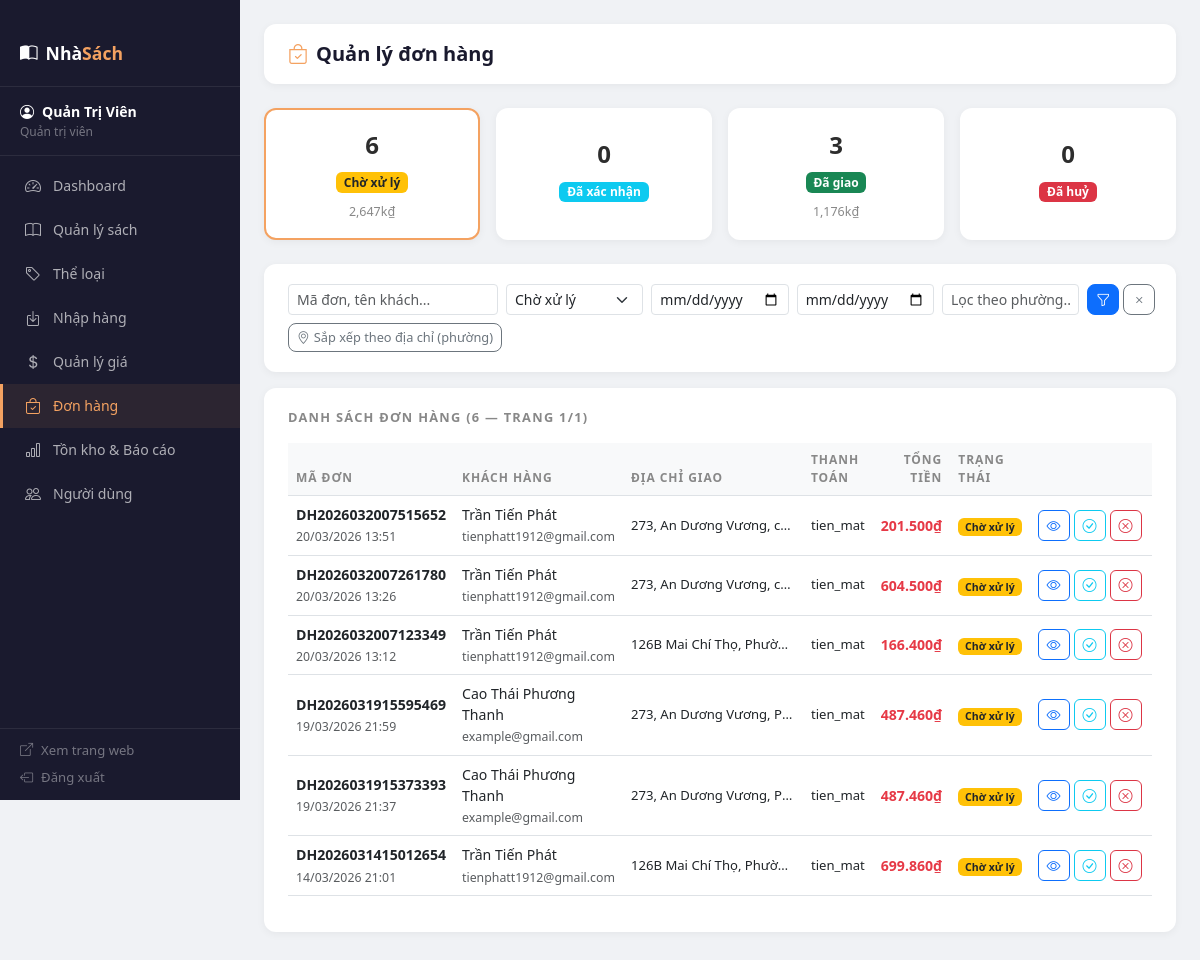
The app's page /admin/orders.php?trang_thai=cho_xu_ly (signed in), older data.
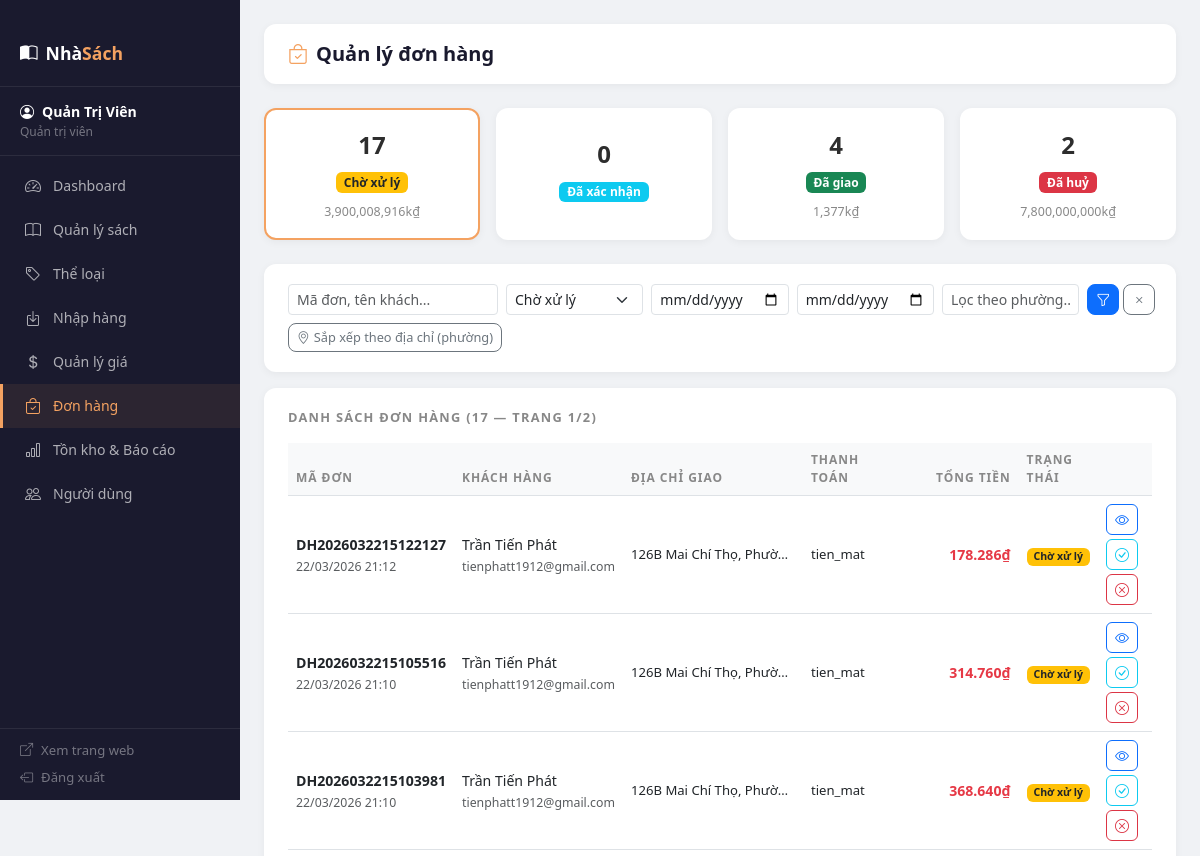
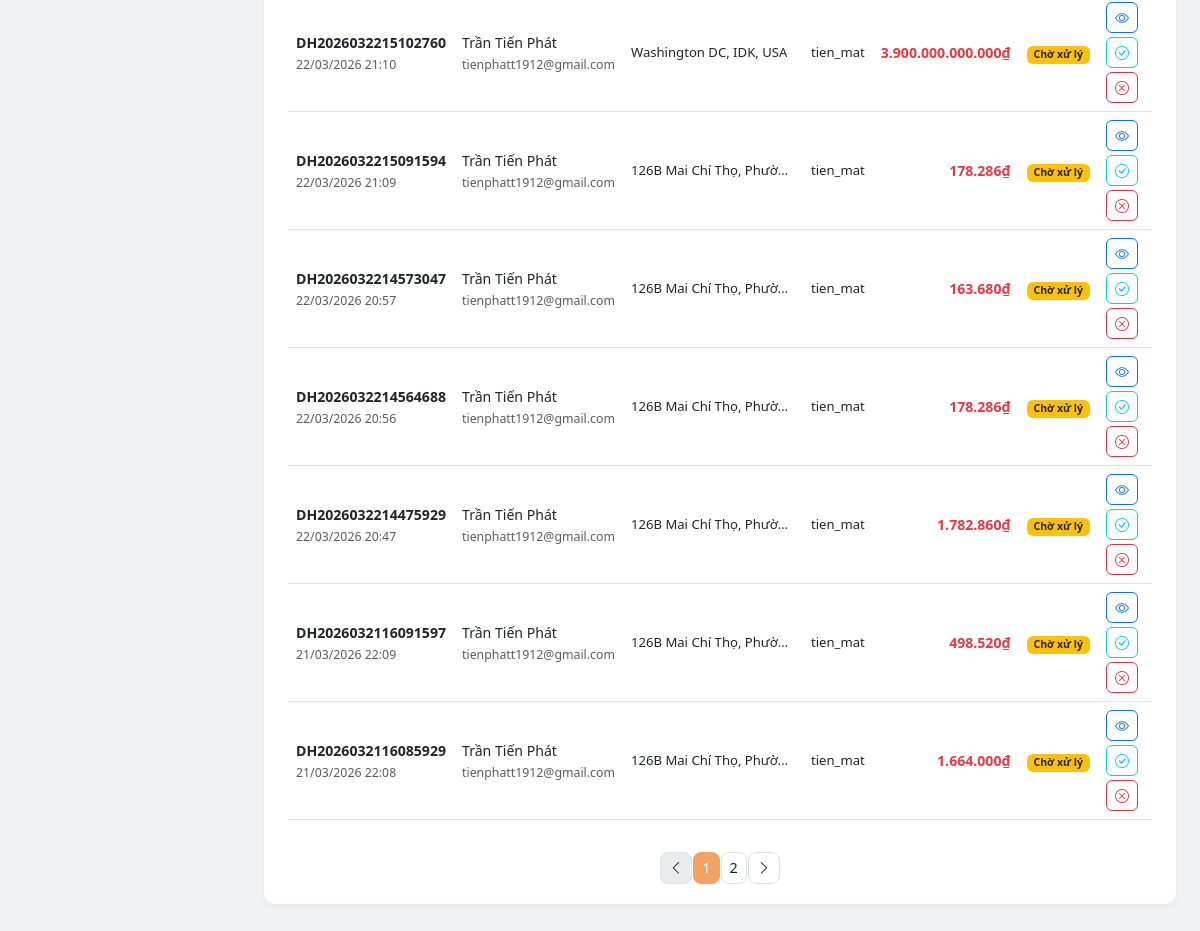
The same page, newer data (2 pictures, top to bottom).
### tables this page shows
CREATE TABLE `don_hang` (
  `id` int(11) NOT NULL,
  `ma_don` varchar(20) NOT NULL,
  `khach_hang_id` int(11) NOT NULL,
  `ngay_dat` datetime DEFAULT current_timestamp(),
  `ten_nguoi_nhan` varchar(100) NOT NULL,
  `so_dien_thoai` varchar(15) NOT NULL,
  `dia_chi` varchar(255) NOT NULL,
  `phuong_xa` varchar(100) DEFAULT NULL,
  `tinh_tp` varchar(100) DEFAULT NULL,
  `phuong_thuc_tt` enum('tien_mat','chuyen_khoan','truc_tuyen') NOT NULL DEFAULT 'tien_mat',
  `tong_tien` decimal(15,2) NOT NULL,
  `trang_thai` enum('cho_xu_ly','da_xac_nhan','da_giao','da_huy') NOT NULL DEFAULT 'cho_xu_ly',
  `ghi_chu` text DEFAULT NULL
);

CREATE TABLE `khach_hang` (
  `id` int(11) NOT NULL,
  `ho_ten` varchar(100) NOT NULL,
  `email` varchar(150) NOT NULL,
  `mat_khau` varchar(255) NOT NULL,
  `so_dien_thoai` varchar(15) DEFAULT NULL,
  `dia_chi` varchar(255) DEFAULT NULL,
  `phuong_xa` varchar(100) DEFAULT NULL,
  `tinh_tp` varchar(100) DEFAULT NULL,
  `bi_khoa` tinyint(1) NOT NULL DEFAULT 0,
  `trang_thai` tinyint(1) NOT NULL DEFAULT 1,
  `ngay_tao` datetime NOT NULL DEFAULT current_timestamp()
);

### admin/includes/admin_search_helper.php (called while the page is built, shortened)
<?php
function admin_paginate_rows(array $rows, int $page, int $perPage): array
{
    $total = count($rows);
    $totalPage = max(1, (int) ceil($total / max(1, $perPage)));
    $page = max(1, min($page, $totalPage));
    $offset = ($page - 1) * $perPage;
    return [
        'items' => array_slice($rows, $offset, $perPage),
        'total' => $total,
        'total_page' => $totalPage,
        'page' => $page,
        'offset' => $offset,
    ];
}

### admin/orders.php (the view, shortened to what the changed rows need)
<?php
require_once 'includes/admin_header.php';
require_once __DIR__ . '/includes/admin_search_helper.php';
    ?>
    <?php
$trang_thai_info = [
    'cho_xu_ly'   => ['label' => 'Chờ xử lý',   'class' => 'bg-warning text-dark', 'icon' => 'bi-hourglass-split'],
    'da_xac_nhan' => ['label' => 'Đã xác nhận',  'class' => 'bg-info text-white',   'icon' => 'bi-check-circle'],
    'da_giao'     => ['label' => 'Đã giao',       'class' => 'bg-success text-white','icon' => 'bi-truck'],
    'da_huy'      => ['label' => 'Đã huỷ',       'class' => 'bg-danger text-white', 'icon' => 'bi-x-circle'],
];
    ?>
    <?php
$filter_tt    = $_GET['trang_thai'] ?? 'tat_ca';
$per_page     = 10;
$trang_hien   = max(1, (int)($_GET['trang'] ?? 1));
$where  = ["1=1"];
$params = [];
if ($filter_tt !== 'tat_ca')    { $where[] = "dh.trang_thai = ?"; $params[] = $filter_tt; }
$sort = in_array($_GET['sort'] ?? '', ['phuong']) ? 'dh.phuong_xa ASC' : 'dh.ngay_dat DESC';
$where_sql = implode(' AND ', $where);
$don_hangs = $pdo->prepare("
    SELECT dh.id, dh.ma_don, dh.ngay_dat, dh.tong_tien, dh.trang_thai,
           CONCAT(dh.dia_chi, ', ', COALESCE(dh.phuong_xa,''), ', ', COALESCE(dh.tinh_tp,'')) AS dia_chi_giao, dh.phuong_thuc_tt,
           kh.ho_ten, kh.email
    FROM don_hang dh
    JOIN khach_hang kh ON kh.id = dh.khach_hang_id
    WHERE $where_sql
    ORDER BY $sort
");
$don_hangs->execute($params);
$don_hangs = $don_hangs->fetchAll();
$pagination = admin_paginate_rows($don_hangs, $trang_hien, $per_page);
$total = $pagination['total'];
$total_page = $pagination['total_page'];
$trang_hien = $pagination['page'];
$don_hangs = $pagination['items'];
$stats = $pdo->query("
    SELECT trang_thai, COUNT(*) AS cnt, COALESCE(SUM(tong_tien),0) AS tong
    FROM don_hang GROUP BY trang_thai
")->fetchAll();
$stats_map = [];
foreach ($stats as $st) $stats_map[$st['trang_thai']] = $st;
?>
<div class="row g-3 mb-4">
  <?php foreach ($trang_thai_info as $key => $info):
    $cnt  = $stats_map[$key]['cnt']  ?? 0;
    $tong = $stats_map[$key]['tong'] ?? 0;
  ?>
  <div class="col-6 col-lg-3">
    <a href="/nhasach/admin/orders.php?trang_thai=<?= $key ?>" class="text-decoration-none admin-stat-link">
      <div class="admin-card admin-stat-card text-center py-3" style="cursor:pointer; <?= $filter_tt === $key ? 'border:2px solid #f4a261;' : '' ?>">
        <div style="font-size:1.5rem; font-weight:700;"><?= $cnt ?></div>
        <div><span class="badge <?= $info['class'] ?>"><?= $info['label'] ?></span></div>
        <div style="font-size:.78rem; color:#888; margin-top:4px;">
          <?= $tong > 0 ? number_format($tong/1000, 0) . 'k₫' : '' ?>
        </div>
      </div>
    </a>
  </div>
  <?php endforeach; ?>
</div>
<div class="admin-card">
  <div class="card-title">Danh sách đơn hàng (<?= $total ?> — trang <?= $trang_hien ?>/<?= $total_page ?>)</div>
  <?php if (empty($don_hangs)): ?>
    <p class="text-muted text-center py-4">Không có đơn hàng nào.</p>
  <?php else: ?>
    <div class="table-responsive">
      <table class="table admin-table table-hover">
        <thead>
          <tr>
            <th>Mã đơn</th>
            <th>Khách hàng</th>
            <th>Địa chỉ giao</th>
            <th>Thanh toán</th>
            <th class="text-end">Tổng tiền</th>
            <th>Trạng thái</th>
            <th style="width:130px;"></th>
          </tr>
        </thead>
        <tbody>
          <?php foreach ($don_hangs as $don): ?>
          <tr>
            <td>
              <strong><?= htmlspecialchars($don['ma_don']) ?></strong><br>
              <small class="text-muted"><?= date('d/m/Y H:i', strtotime($don['ngay_dat'])) ?></small>
            </td>
            <td>
              <div style="font-size:.88rem;"><?= htmlspecialchars($don['ho_ten']) ?></div>
              <small class="text-muted"><?= htmlspecialchars($don['email']) ?></small>
            </td>
            <td style="font-size:.82rem; max-width:180px;" class="text-truncate" title="<?= htmlspecialchars($don['dia_chi_giao']) ?>">
              <?= htmlspecialchars($don['dia_chi_giao']) ?>
            </td>
            <td style="font-size:.82rem;"><?= htmlspecialchars($don['phuong_thuc_tt'] ?? '—') ?></td>
            <td class="text-end" style="color:#e63946; font-weight:600;">
              <?= number_format($don['tong_tien'], 0, ',', '.') ?>₫
            </td>
            <td>
              <span class="badge <?= $trang_thai_info[$don['trang_thai']]['class'] ?>">
                <?= $trang_thai_info[$don['trang_thai']]['label'] ?>
              </span>
            </td>
            <td>
              <div class="d-flex gap-1 flex-wrap">
                <a href="/nhasach/admin/orders.php?id=<?= $don['id'] ?>"
                   class="btn btn-sm btn-outline-primary" style="border-radius:6px;" title="Xem chi tiết">
                  <i class="bi bi-eye"></i>
                </a>
                <?php if ($don['trang_thai'] === 'cho_xu_ly'): ?>
                  <button type="button" class="btn btn-sm btn-outline-info" style="border-radius:6px;" title="Xác nhận"
                          onclick="doAction(<?= $don['id'] ?>, 'xac_nhan', this)">
                    <i class="bi bi-check-circle"></i>
                  </button>
                <?php endif; ?>
                <?php if (in_array($don['trang_thai'], ['cho_xu_ly','da_xac_nhan'])): ?>
                  <button type="button" class="btn btn-sm btn-outline-danger" style="border-radius:6px;" title="Huỷ"
                          onclick="doAction(<?= $don['id'] ?>, 'huy', this, true)">
                    <i class="bi bi-x-circle"></i>
                  </button>
                <?php endif; ?>
              </div>
            </td>
          </tr>
          <?php endforeach; ?>
        </tbody>
      </table>
    </div>
    <?php if ($total_page > 1): ?>
    <nav class="d-flex justify-content-center mt-3">
      <ul class="pagination pagination-sm mb-0">
        <li class="page-item <?= $trang_hien <= 1 ? 'disabled' : '' ?>">
          <a class="page-link" href="?<?= http_build_query(array_merge($_GET, ['trang' => $trang_hien - 1])) ?>"><i class="bi bi-chevron-left"></i></a>
        </li>
        <?php for ($p = max(1, $trang_hien - 2); $p <= min($total_page, $trang_hien + 2); $p++): ?>
          <li class="page-item <?= $p === $trang_hien ? 'active' : '' ?>">
            <a class="page-link" href="?<?= http_build_query(array_merge($_GET, ['trang' => $p])) ?>"><?= $p ?></a>
          </li>
        <?php endfor; ?>
        <li class="page-item <?= $trang_hien >= $total_page ? 'disabled' : '' ?>">
          <a class="page-link" href="?<?= http_build_query(array_merge($_GET, ['trang' => $trang_hien + 1])) ?>"><i class="bi bi-chevron-right"></i></a>
        </li>
      </ul>
    </nav>
    <?php endif; ?>
  <?php endif; ?>
</div>
<?php
require_once 'includes/admin_footer.php';
?>

### admin/includes/admin_header.php (shortened to what the changed rows need)
<?php
$current_page = basename($_SERVER['PHP_SELF']);
$nav_items = [
    ['file' => 'index.php',     'icon' => 'bi-speedometer2',  'label' => 'Dashboard'],
    ['file' => 'products.php',  'icon' => 'bi-book',          'label' => 'Quản lý sách'],
    ['file' => 'categories.php','icon' => 'bi-tag',           'label' => 'Thể loại'],
    ['file' => 'import.php',    'icon' => 'bi-box-arrow-in-down','label' => 'Nhập hàng'],
    ['file' => 'prices.php',    'icon' => 'bi-currency-dollar','label' => 'Quản lý giá'],
    ['file' => 'orders.php',    'icon' => 'bi-bag-check',     'label' => 'Đơn hàng'],
    ['file' => 'inventory.php', 'icon' => 'bi-bar-chart',     'label' => 'Tồn kho & Báo cáo'],
    ['file' => 'users.php',     'icon' => 'bi-people',        'label' => 'Người dùng'],
];
?>
<!DOCTYPE html>
<html lang="vi">
<head>
  <link href="https://cdn.jsdelivr.net/npm/bootstrap@5.3.0/dist/css/bootstrap.min.css" rel="stylesheet">
  <link href="https://cdn.jsdelivr.net/npm/bootstrap-icons@1.10.5/font/bootstrap-icons.css" rel="stylesheet">
  <link href="/nhasach/assets/css/style.css" rel="stylesheet">
</head>
<body>
<div class="admin-sidebar">
  <nav class="sidebar-nav">
    <?php foreach ($nav_items as $item): ?>
      <a href="/nhasach/admin/<?= $item['file'] ?>"
         class="admin-nav-link <?= $current_page === $item['file'] ? 'active' : '' ?>">
        <i class="bi <?= $item['icon'] ?>"></i>
        <?= $item['label'] ?>
      </a>
    <?php endforeach; ?>
  </nav>
</div>
<div class="admin-content">

Row changes from the older to the newer data that the page shows:
no longer on this page (row edited): don_hang: ma_don "DH2026032007515652", ngay_dat "20/03/2026 13:51", khach_hang.ho_ten "Trần Tiến Phát", khach_hang.email "tienphatt1912@gmail.com", dia_chi_giao "273, An Dương Vương, c…", phuong_thuc_tt "tien_mat", tong_tien "201.500", trang_thai "Chờ xử lý"
no longer on this page (row unchanged): don_hang: ma_don "DH2026032007261780", ngay_dat "20/03/2026 13:26", khach_hang.ho_ten "Trần Tiến Phát", khach_hang.email "tienphatt1912@gmail.com", dia_chi_giao "273, An Dương Vương, c…", phuong_thuc_tt "tien_mat", tong_tien "604.500", trang_thai "Chờ xử lý"
no longer on this page (row unchanged): don_hang: ma_don "DH2026032007123349", ngay_dat "20/03/2026 13:12", khach_hang.ho_ten "Trần Tiến Phát", khach_hang.email "tienphatt1912@gmail.com", dia_chi_giao "126B Mai Chí Thọ, Phườ…", phuong_thuc_tt "tien_mat", tong_tien "166.400", trang_thai "Chờ xử lý"
no longer on this page (row unchanged): don_hang: ma_don "DH2026031915595469", ngay_dat "19/03/2026 21:59", khach_hang.ho_ten "Cao Thái Phương Thanh", khach_hang.email "example@gmail.com", dia_chi_giao "273, An Dương Vương, P…", phuong_thuc_tt "tien_mat", tong_tien "487.460", trang_thai "Chờ xử lý"
no longer on this page (row unchanged): don_hang: ma_don "DH2026031915373393", ngay_dat "19/03/2026 21:37", khach_hang.ho_ten "Cao Thái Phương Thanh", khach_hang.email "example@gmail.com", dia_chi_giao "273, An Dương Vương, P…", phuong_thuc_tt "tien_mat", tong_tien "487.460", trang_thai "Chờ xử lý"
no longer on this page (row unchanged): don_hang: ma_don "DH2026031415012654", ngay_dat "14/03/2026 21:01", khach_hang.ho_ten "Trần Tiến Phát", khach_hang.email "tienphatt1912@gmail.com", dia_chi_giao "126B Mai Chí Thọ, Phườ…", phuong_thuc_tt "tien_mat", tong_tien "699.860", trang_thai "Chờ xử lý"
added don_hang: ma_don "DH2026032215122127", ngay_dat "22/03/2026 21:12", khach_hang.ho_ten "Trần Tiến Phát", khach_hang.email "tienphatt1912@gmail.com", dia_chi_giao "126B Mai Chí Thọ, Phườ…", phuong_thuc_tt "tien_mat", tong_tien "178.286", trang_thai "Chờ xử lý"
added don_hang: ma_don "DH2026032215105516", ngay_dat "22/03/2026 21:10", khach_hang.ho_ten "Trần Tiến Phát", khach_hang.email "tienphatt1912@gmail.com", dia_chi_giao "126B Mai Chí Thọ, Phườ…", phuong_thuc_tt "tien_mat", tong_tien "314.760", trang_thai "Chờ xử lý"
added don_hang: ma_don "DH2026032215103981", ngay_dat "22/03/2026 21:10", khach_hang.ho_ten "Trần Tiến Phát", khach_hang.email "tienphatt1912@gmail.com", dia_chi_giao "126B Mai Chí Thọ, Phườ…", phuong_thuc_tt "tien_mat", tong_tien "368.640", trang_thai "Chờ xử lý"
added don_hang: ma_don "DH2026032215102760", ngay_dat "22/03/2026 21:10", khach_hang.ho_ten "Trần Tiến Phát", khach_hang.email "tienphatt1912@gmail.com", dia_chi_giao "Washington DC, IDK, USA", phuong_thuc_tt "tien_mat", tong_tien "3.900.000.000.000", trang_thai "Chờ xử lý"
added don_hang: ma_don "DH2026032215091594", ngay_dat "22/03/2026 21:09", khach_hang.ho_ten "Trần Tiến Phát", khach_hang.email "tienphatt1912@gmail.com", dia_chi_giao "126B Mai Chí Thọ, Phườ…", phuong_thuc_tt "tien_mat", tong_tien "178.286", trang_thai "Chờ xử lý"
added don_hang: ma_don "DH2026032214573047", ngay_dat "22/03/2026 20:57", khach_hang.ho_ten "Trần Tiến Phát", khach_hang.email "tienphatt1912@gmail.com", dia_chi_giao "126B Mai Chí Thọ, Phườ…", phuong_thuc_tt "tien_mat", tong_tien "163.680", trang_thai "Chờ xử lý"
added don_hang: ma_don "DH2026032214564688", ngay_dat "22/03/2026 20:56", khach_hang.ho_ten "Trần Tiến Phát", khach_hang.email "tienphatt1912@gmail.com", dia_chi_giao "126B Mai Chí Thọ, Phườ…", phuong_thuc_tt "tien_mat", tong_tien "178.286", trang_thai "Chờ xử lý"
added don_hang: ma_don "DH2026032214475929", ngay_dat "22/03/2026 20:47", khach_hang.ho_ten "Trần Tiến Phát", khach_hang.email "tienphatt1912@gmail.com", dia_chi_giao "126B Mai Chí Thọ, Phườ…", phuong_thuc_tt "tien_mat", tong_tien "1.782.860", trang_thai "Chờ xử lý"
added don_hang: ma_don "DH2026032116091597", ngay_dat "21/03/2026 22:09", khach_hang.ho_ten "Trần Tiến Phát", khach_hang.email "tienphatt1912@gmail.com", dia_chi_giao "126B Mai Chí Thọ, Phườ…", phuong_thuc_tt "tien_mat", tong_tien "498.520", trang_thai "Chờ xử lý"
added don_hang: ma_don "DH2026032116085929", ngay_dat "21/03/2026 22:08", khach_hang.ho_ten "Trần Tiến Phát", khach_hang.email "tienphatt1912@gmail.com", dia_chi_giao "126B Mai Chí Thọ, Phườ…", phuong_thuc_tt "tien_mat", tong_tien "1.664.000", trang_thai "Chờ xử lý"
Text that changed along with them:
$total: "6" → "17"
$total_page: "1" → "2"
new list line: "17 Chờ xử lý 3,900,008,916 k₫"
new list line: "4 Đã giao 1,377 k₫"
new list line: "2 Đã huỷ 7,800,000,000 k₫"
new list line: "1"
new list line: "2"
list line gone: "6 Chờ xử lý 2,647 k₫"
list line gone: "3 Đã giao 1,176 k₫"
list line gone: "0 Đã huỷ"
